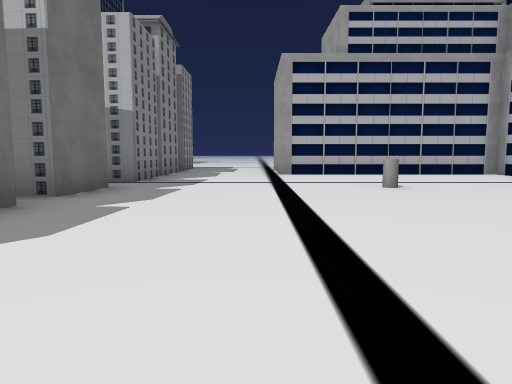
[1] (above)

24 first-person views from a walk through a scene from a Unity 3-D project. The camera is 1.5 m above the floor, tilts 6° down and sees 70° across. The floor is counted in squares, 2.59 m on a side. Each view is taken from the middle of a square. On the plan, view 1 faces up. The plan holds only what a view shows up to about 10 squares ahead; the rest is blank. The place goes on beyond the plan. The player is left out. Some surface patterns are stand-ins.

[2]
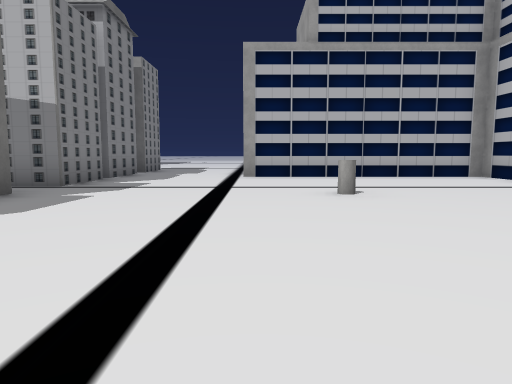

[3]
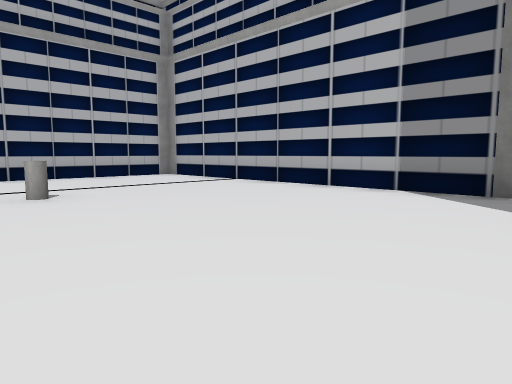

[4]
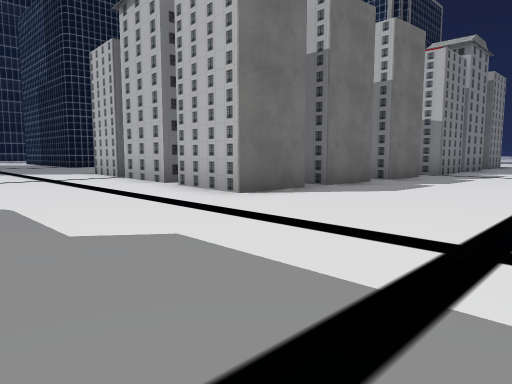

[5]
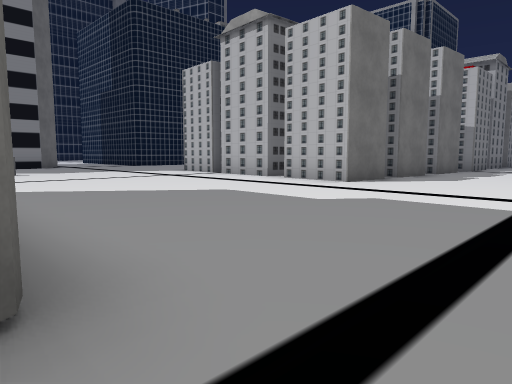

[6]
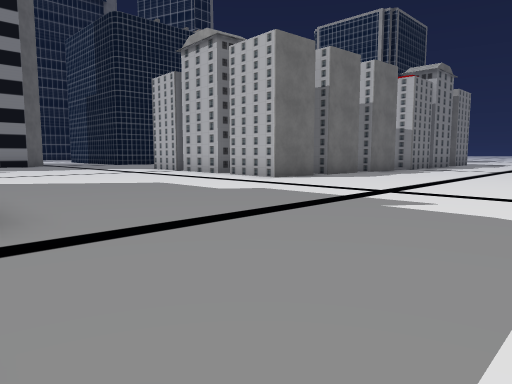

[7]
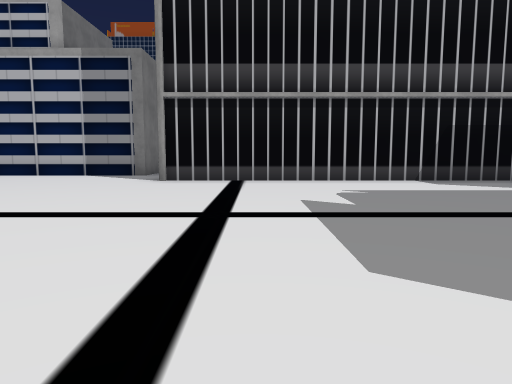

[8]
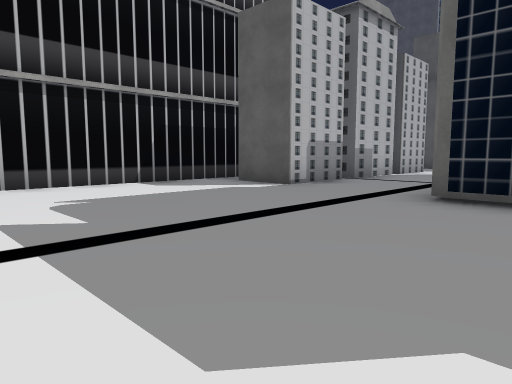

[9]
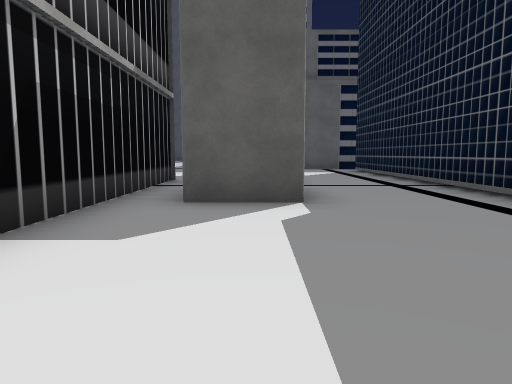

[10]
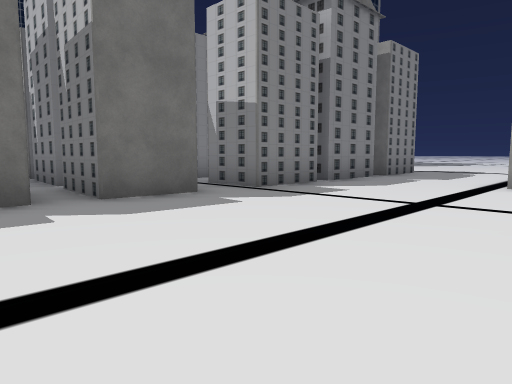

[11]
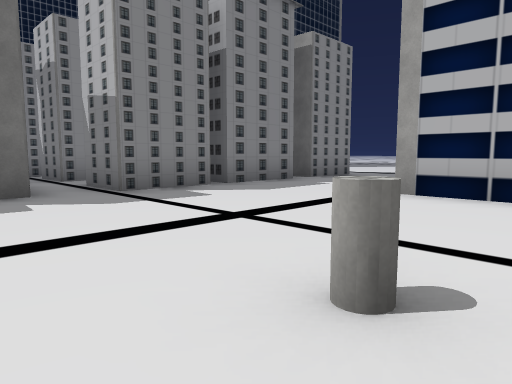

[12]
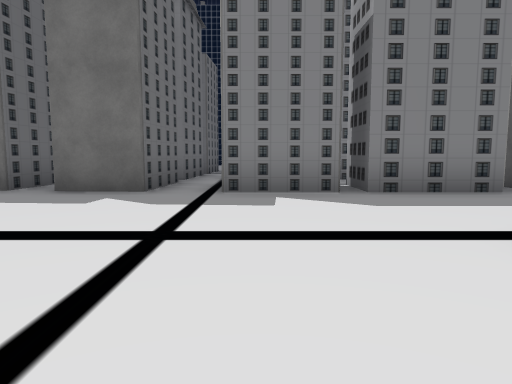

[13]
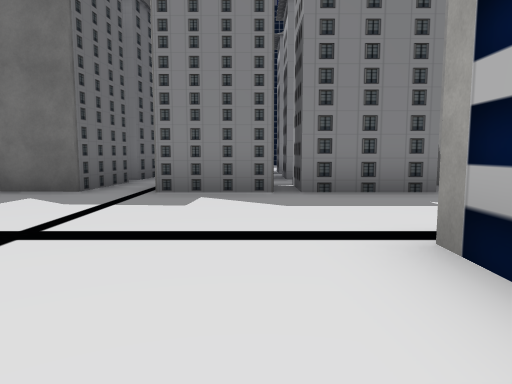

[14]
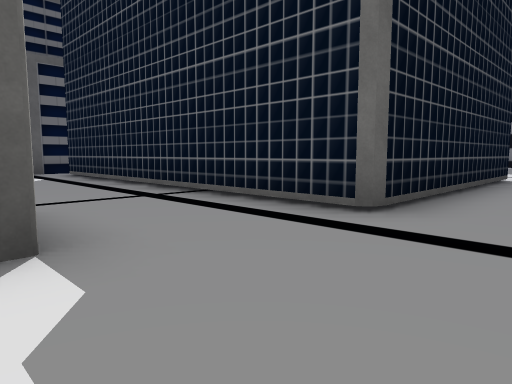

[15]
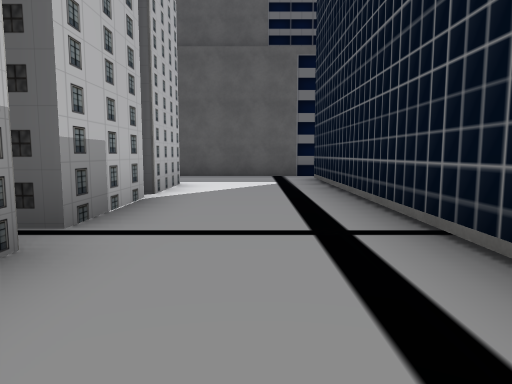

[16]
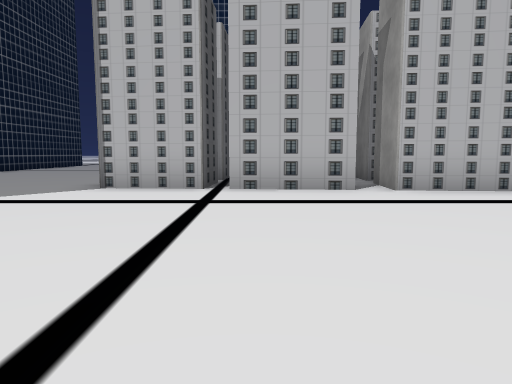

[17]
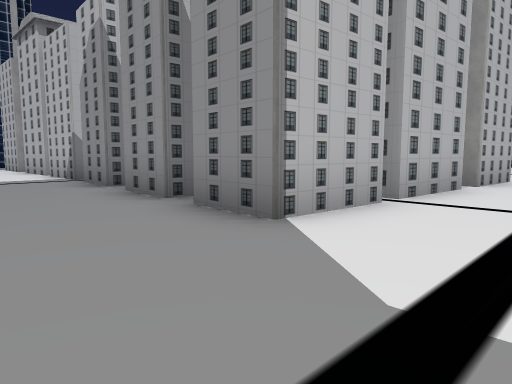

[18]
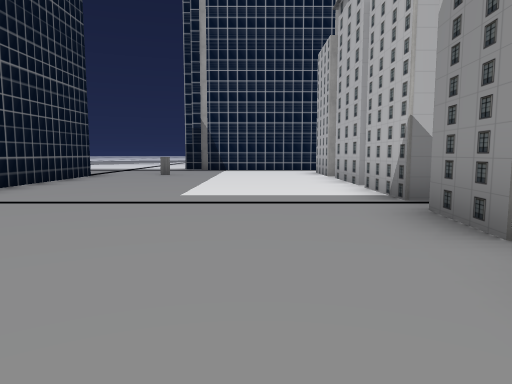

[19]
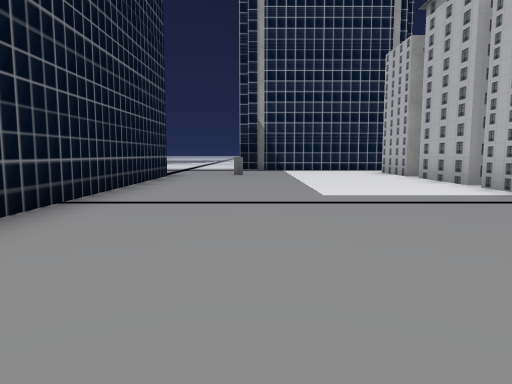

[20]
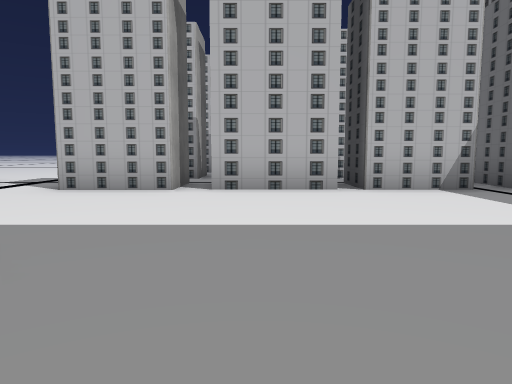

[21]
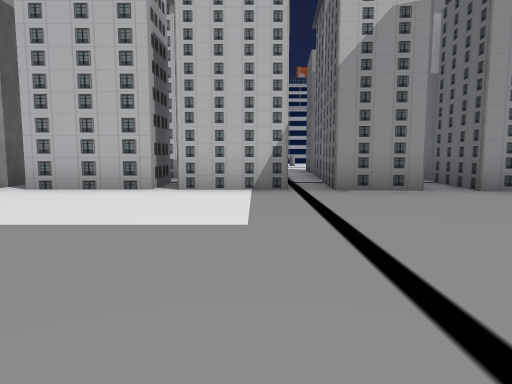

[22]
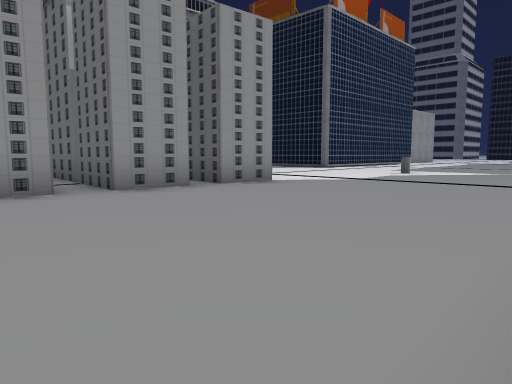

[23]
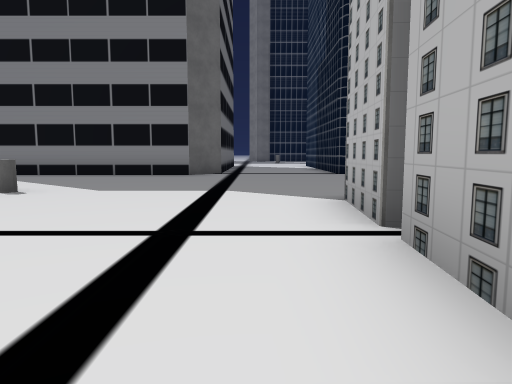

[24]
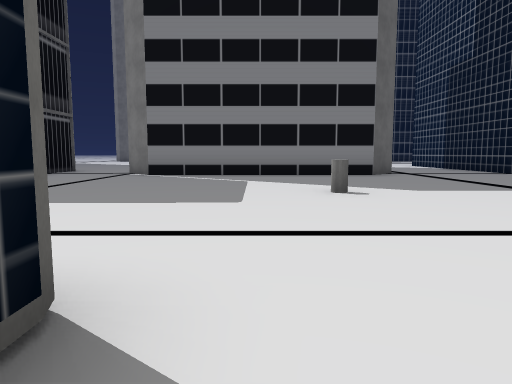

### Floor plan
Points are (right, up) in squares from view 1. A wall is a line through its corners. A room is listed if a view was taken in it or the views show most of it. See-through windows are left out.
Room 1 (views 1, 2, 3, 4, 5, 6, 7, 8, 9, 10, 11, 12, 13, 14, 15, 16, 17, 18, 19, 20, 21, 22, 23, 24)
walls: (-6.2, -5.7) (-0.3, -5.7) (-0.3, -14.2); (-7.9, 1) (-9.6, 1.1) (-9.5, 2.5) (-8.3, 2.4); (-5.4, 1.5) (-5.4, 0.8) (-7.5, 1); (-2.8, 2.1) (-3, 0.6) (-4.8, 0.8) (-4.7, 2.2); (-7.7, 3) (-9.5, 3.2) (-9.4, 4.6) (-7.6, 4.4); (2.5, -8.2) (2.5, -6.3) (3.9, -6.3); (-7.2, 4.4) (-5.2, 4.3); (-15, -1.8) (-15, -8); (-2.7, 4.1) (-2.8, 2.7) (-4.6, 2.8) (-4.6, 4); (-5.1, 5) (-7.2, 5.2); (2.5, -10.9) (2.5, -8.8); (-9.3, 5.3) (-9.2, 6.8) (-7.5, 6.7); (-3.6, 6.4) (-2.5, 6.3) (-2.6, 4.9); (2.5, -13) (2.5, -11.2); (-0.6, -15.5) (3, -15.5); (4.9, -10) (4.9, 1); (-9.1, 7.5) (-9.1, 9.3); (6.7, 1.9) (6.7, 10.2) (0.6, 10.2); (-2.3, 9.3) (-2.4, 7.5) (-3.9, 7.5); (-9.1, 9.7) (-9.1, 11.8); (-2.5, 11.8) (-2.5, 9.7); (-7.8, 12.3) (-9.1, 12.3) (-9.1, 13.5); (-2.4, 12.3) (-3.8, 12.3); (-2, 13.4) (-2.1, 12.3)
ways out: opening at (-3, 7) to room 2; opening at (-3, 12) to room 2; opening at (-8.5, 7); opening at (-8.5, 12); opening at (3, -14.5)
objects: other object (-13, 13); cylinder (-10, -4); cylinder (2, 6)
Room 2 (no view inside)
walls: (-5.1, 10.1) (-5.1, 9.7) (-6.4, 9.7); (-5.1, 8.6) (-5.1, 7.5) (-6.5, 7.5); (-5.2, 12.3) (-6.5, 12.3); (-2.5, 9.7) (-3.9, 9.7); (-4.5, 6.5) (-3.6, 6.4); (-7.1, 6.6) (-5, 6.5)
ways out: opening at (-3, 7) to room 1; opening at (-3, 12) to room 1; opening at (-6, 7); opening at (-6, 12.5)

Positions as (right, up) in squares from view 1, and headings:
1: (0, 0), facing up
2: (1, 1), facing up
3: (1, 1), facing up-right
4: (1, -3), facing up-left
5: (1, -6), facing up-left
6: (3, -6), facing up-left
7: (-3, -1), facing right
8: (-2, -1), facing down-right
9: (3, -2), facing down
10: (2, 3), facing up-left
11: (3, 5), facing up-left
12: (3, 8), facing left
13: (3, 9), facing left
14: (3, -4), facing down-left
15: (1, -6), facing down
16: (-7, -5), facing up
17: (-12, -1), facing up-right
18: (-11, 3), facing up
19: (-13, 3), facing up
20: (-15, 11), facing right
21: (-15, 8), facing right
22: (-15, 7), facing down-right
23: (-5, 0), facing left
24: (-5, -5), facing left
